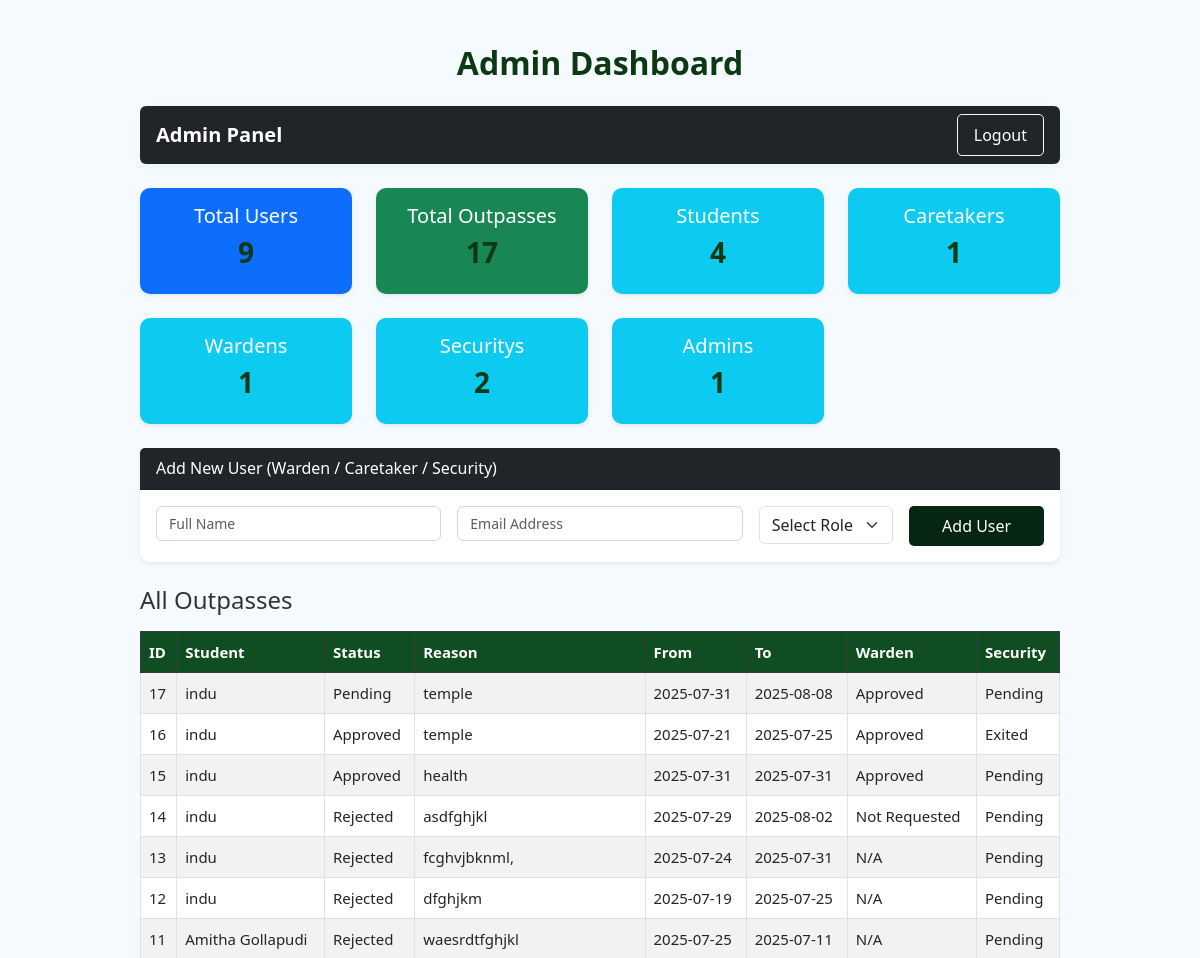
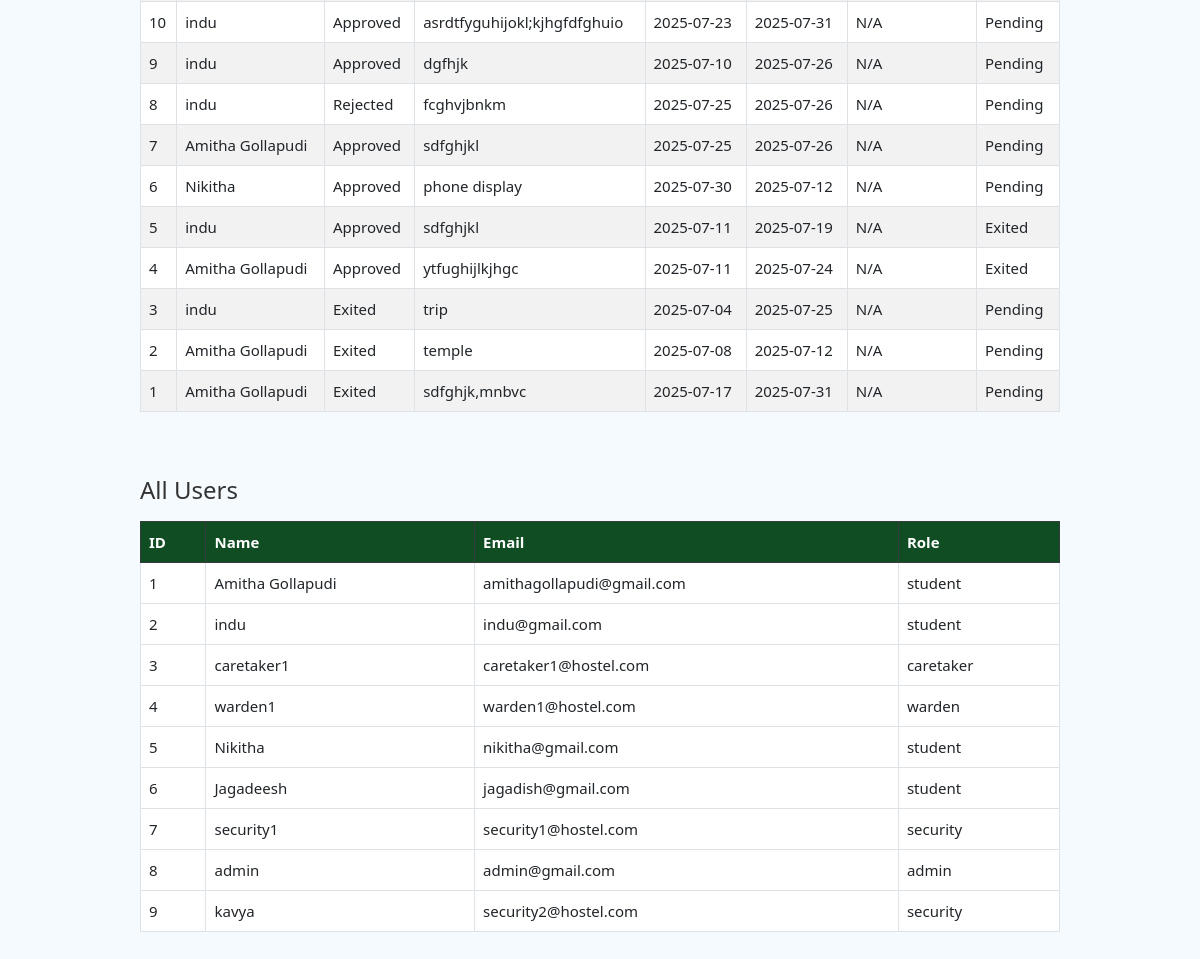
The app's page /admin/dashboard (signed in) with its own data (2 pictures, top to bottom).
### models.py (models this page shows, shortened)
class User(UserMixin, db.Model):
    id = db.Column(db.Integer, primary_key=True)
    name = db.Column(db.String(100))
    gender = db.Column(db.String(10))
    phone = db.Column(db.String(20))
    address = db.Column(db.String(200))
    email = db.Column(db.String(120), unique=True)
    password_hash = db.Column(db.String(128))
    role = db.Column(db.String(20), default='student')
    idno = db.Column(db.String(20))  # University/college ID number
    branch = db.Column(db.String(50))             # E.g., CSE, ECE
    batch = db.Column(db.String(20))
    p_email = db.Column(db.String(120))
    outpasses = db.relationship('Outpass', backref='student', lazy=True)

class Outpass(db.Model):
    id = db.Column(db.Integer, primary_key=True)
    student_id = db.Column(db.Integer, db.ForeignKey('user.id'), nullable=False)
    reason = db.Column(db.Text, nullable=False)
    from_date = db.Column(db.Date, nullable=False)
    to_date = db.Column(db.Date, nullable=False)
    submitted_at = db.Column(db.DateTime, default=datetime.utcnow)  # Auto submission time
    status = db.Column(db.String(20), default='Pending')  # Pending / Approved / Rejected
    warden_required = db.Column(db.Boolean, default=False)
    security_exit =db.Column(db.String(20), default='Pending')
    exited_at=db.Column(db.DateTime,default=datetime.utcnow)
    warden_approval = db.Column(db.String(20), default="Not Requested")
    warden_status = db.Column(db.String(20), default=None)

### app.py (the view)
@app.route("/admin/dashboard", methods=["GET"])
@login_required
def admin_dashboard():
    if current_user.role != "admin":
        flash("Unauthorized access", "danger")
        return redirect(url_for("login"))
    total_users = User.query.count()
    total_outpasses = Outpass.query.count()
    all_users = User.query.all()
    all_outpasses = Outpass.query.order_by(Outpass.submitted_at.desc()).all()
    role_counts = defaultdict(int)
    for user in all_users:
        role_counts[user.role] += 1
    today = datetime.now(ZoneInfo("Asia/Kolkata")).date()
    last_week = today - timedelta(days=6)
    date_counts = defaultdict(int)
    for outpass in Outpass.query.filter(Outpass.submitted_at >= last_week).all():
        date_str = outpass.submitted_at.date().isoformat()
        date_counts[date_str] += 1
    for i in range(7):
        day = (last_week + timedelta(days=i)).isoformat()
        if day not in date_counts:
            date_counts[day] = 0
    date_counts = dict(sorted(date_counts.items()))
    return render_template(
        "admin/dashboard.html",
        total_users=total_users,
        total_outpasses=total_outpasses,
        all_users=all_users,
        all_outpasses=all_outpasses,
        role_counts=role_counts,
        date_counts=date_counts
    )

### app.py (called while the page is built)
@login_manager.user_loader
def load_user(user_id):
    return User.query.get(int(user_id))

### templates/admin/dashboard.html (shortened to what this page needs)
{% extends "base.html" %}
{% block content %}
<div class="container my-4">
    <h2 class="text-center mb-4">Admin Dashboard</h2>
    <nav class="navbar navbar-expand-lg navbar-dark bg-dark rounded mb-4 px-3">
        <a class="navbar-brand fw-bold" href="#">Admin Panel</a>
        <div class="ms-auto">
            <a class="btn btn-outline-light" href="{{ url_for('logout') }}">Logout</a>
        </div>
    </nav>
    <div class="row g-4 mb-4">
        <div class="col-md-3">
            <div class="card text-white bg-primary shadow-sm">
                <div class="card-body text-center">
                    <h5>Total Users</h5>
                    <h3>{{ total_users }}</h3>
                </div>
            </div>
        </div>
        <div class="col-md-3">
            <div class="card text-white bg-success shadow-sm">
                <div class="card-body text-center">
                    <h5>Total Outpasses</h5>
                    <h3>{{ total_outpasses }}</h3>
                </div>
            </div>
        </div>
        {% for role, count in role_counts.items() %}
        <div class="col-md-3">
            <div class="card text-white bg-info shadow-sm">
                <div class="card-body text-center">
                    <h5>{{ role.capitalize() }}s</h5>
                    <h3>{{ count }}</h3>
                </div>
            </div>
        </div>
        {% endfor %}
    </div>
    <div class="card mb-4 shadow-sm">
        <div class="card-header bg-dark text-white">
            Add New User (Warden / Caretaker / Security)
        </div>
        <div class="card-body">
            <form method="POST" action="{{ url_for('admin_create_user') }}">
                <div class="row g-3">
                    <div class="col-md-4">
                        <input type="text" name="name" class="form-control" placeholder="Full Name" required>
                    </div>
                    <div class="col-md-4">
                        <input type="email" name="email" class="form-control" placeholder="Email Address" required>
                    </div>
                    <div class="col-md-2">
                        <select name="role" class="form-select" required>
                            <option value="">Select Role</option>
                        </select>
                    </div>
                    <div class="col-md-2">
                        <button type="submit" class="btn btn-primary w-100">Add User</button>
                    </div>
                </div>
            </form>
        </div>
    </div>
    <div class="table-responsive mb-5">
        <h4 class="mb-3">All Outpasses</h4>
        <table class="table table-bordered table-striped table-hover align-middle">
            <thead class="table-dark">
                <tr>
                    <th>ID</th>
                    <th>Student</th>
                    <th>Status</th>
                    <th>Reason</th>
                    <th>From</th>
                    <th>To</th>
                    <th>Warden</th>
                    <th>Security</th>
                </tr>
            </thead>
            <tbody>
                {% for outpass in all_outpasses %}
                <tr>
                    <td>{{ outpass.id }}</td>
                    <td>{{ outpass.student.name }}</td>
                    <td>{{ outpass.status }}</td>
                    <td>{{ outpass.reason }}</td>
                    <td>{{ outpass.from_date }}</td>
                    <td>{{ outpass.to_date }}</td>
                    <td>{{ outpass.warden_approval or 'N/A' }}</td>
                    <td>{{ outpass.security_exit or 'Pending' }}</td>
                </tr>
                {% endfor %}
            </tbody>
        </table>
    </div>
    <div class="table-responsive">
        <h4 class="mb-3">All Users</h4>
        <table class="table table-bordered table-hover align-middle">
            <thead class="table-dark">
                <tr>
                    <th>ID</th>
                    <th>Name</th>
                    <th>Email</th>
                    <th>Role</th>
                </tr>
            </thead>
            <tbody>
                {% for user in all_users %}
                <tr>
                    <td>{{ user.id }}</td>
                    <td>{{ user.name }}</td>
                    <td>{{ user.email }}</td>
                    <td>{{ user.role }}</td>
                </tr>
                {% endfor %}
            </tbody>
        </table>
    </div>
</div>
{% endblock %}

### templates/base.html (shortened to what this page needs)
<!DOCTYPE html>
<html lang="en">
<head>
  <link href="https://cdn.jsdelivr.net/npm/bootstrap@5.3.0/dist/css/bootstrap.min.css" rel="stylesheet">
  <link rel="stylesheet" href="{{ url_for('static', filename='css/student_dashboard.css') }}">
  <link rel="stylesheet" href="{{ url_for('static', filename='css/base.css') }}">
  <link rel="stylesheet" href="{{ url_for('static', filename='css/login.css') }}">
</head>
<body>
  {% block content %}{% endblock %}
</body>
</html>

### static/css/student_dashboard.css (style rules this page uses)
body { background-color: #f4f6f9; font-family: 'Segoe UI', Tahoma, Geneva, Verdana, sans-serif; margin:0; }
.navbar { background-color: #1e3d59; }
.navbar .navbar-brand, .navbar .btn { color: #ffffff; }
h2 { font-weight: 600; color: #1e3d59; }
h3 { font-weight: 500; color: #354a5c; }
.card { border: none; border-radius: 8px; box-shadow: 0 2px 6px rgba(0,0,0,0.08); }
.card-header { background-color: #1e3d59; color: #ffffff; font-weight: 500; }
.table thead { background-color: #1e3d59; color: #ffffff; }
.table td, .table th { vertical-align: middle; }
.btn-primary { background-color: #1e3d59; border-color: #1e3d59; }

### static/css/base.css (style rules this page uses)
body { background-color: #f5faff; font-family: 'Segoe UI', Tahoma, Geneva, Verdana, sans-serif; color: #333; line-height: 1.6; }
.container { max-width: 960px; margin: auto; padding: 20px; }
.navbar { box-shadow: 0 2px 8px rgba(82, 187, 70, 0.08); }
.navbar-brand { font-weight: bold; color: #ffffff; }
.btn { border-radius: 5px; padding: 8px 16px; font-weight: 500; }
.btn-primary { background-color: #062513; border: none; }
form .form-control { border-radius: 6px; border: 1px solid #cfd8dc; font-size: 14px; }
h1, h2, h3 { color: #0c3812; font-weight: bold; }
.table { font-size: 15px; }
.table th { background-color: #104d22; color: white; }
.table td, .table th { vertical-align: middle; }
.card { border-radius: 10px; box-shadow: 0 0 10px rgba(0, 64, 128, 0.08); }

### records on screen
User: capitalize "Student", count "4", id "1", name "Amitha Gollapudi", email "amithagollapudi@gmail.com", role "student"
User: capitalize "Caretaker", count "1", id "3", name "caretaker1", email "caretaker1@hostel.com", role "caretaker"
User: capitalize "Warden", count "1", id "4", name "warden1", email "warden1@hostel.com", role "warden"
User: capitalize "Security", count "2", id "7", name "security1", email "security1@hostel.com", role "security"
User: capitalize "Admin", count "1", id "8", name "admin", email "admin@gmail.com", role "admin"
Outpass: id "17", student.name "indu", status "Pending", reason "temple", from_date "2025-07-31", to_date "2025-08-08", warden_approval "Approved", security_exit "Pending"
Outpass: id "16", student.name "indu", status "Approved", reason "temple", from_date "2025-07-21", to_date "2025-07-25", warden_approval "Approved", security_exit "Exited"
Outpass: id "15", student.name "indu", status "Approved", reason "health", from_date "2025-07-31", to_date "2025-07-31", warden_approval "Approved", security_exit "Pending"
Outpass: id "14", student.name "indu", status "Rejected", reason "asdfghjkl", from_date "2025-07-29", to_date "2025-08-02", warden_approval "Not Requested", security_exit "Pending"
Outpass: id "13", student.name "indu", status "Rejected", reason "fcghvjbknml,", from_date "2025-07-24", to_date "2025-07-31", warden_approval "N/A", security_exit "Pending"
Outpass: id "12", student.name "indu", status "Rejected", reason "dfghjkm", from_date "2025-07-19", to_date "2025-07-25", warden_approval "N/A", security_exit "Pending"
Outpass: id "11", student.name "Amitha Gollapudi", status "Rejected", reason "waesrdtfghjkl", from_date "2025-07-25", to_date "2025-07-11", warden_approval "N/A", security_exit "Pending"
Outpass: id "10", student.name "indu", status "Approved", reason "asrdtfyguhijokl;kjhgfdfghuio", from_date "2025-07-23", to_date "2025-07-31", warden_approval "N/A", security_exit "Pending"
Outpass: id "9", student.name "indu", status "Approved", reason "dgfhjk", from_date "2025-07-10", to_date "2025-07-26", warden_approval "N/A", security_exit "Pending"
Outpass: id "8", student.name "indu", status "Rejected", reason "fcghvjbnkm", from_date "2025-07-25", to_date "2025-07-26", warden_approval "N/A", security_exit "Pending"
Outpass: id "7", student.name "Amitha Gollapudi", status "Approved", reason "sdfghjkl", from_date "2025-07-25", to_date "2025-07-26", warden_approval "N/A", security_exit "Pending"
Outpass: id "6", student.name "Nikitha", status "Approved", reason "phone display", from_date "2025-07-30", to_date "2025-07-12", warden_approval "N/A", security_exit "Pending"
Outpass: id "5", student.name "indu", status "Approved", reason "sdfghjkl", from_date "2025-07-11", to_date "2025-07-19", warden_approval "N/A", security_exit "Exited"
Outpass: id "4", student.name "Amitha Gollapudi", status "Approved", reason "ytfughijlkjhgc", from_date "2025-07-11", to_date "2025-07-24", warden_approval "N/A", security_exit "Exited"
Outpass: id "3", student.name "indu", status "Exited", reason "trip", from_date "2025-07-04", to_date "2025-07-25", warden_approval "N/A", security_exit "Pending"
Outpass: id "2", student.name "Amitha Gollapudi", status "Exited", reason "temple", from_date "2025-07-08", to_date "2025-07-12", warden_approval "N/A", security_exit "Pending"
Outpass: id "1", student.name "Amitha Gollapudi", status "Exited", reason "sdfghjk,mnbvc", from_date "2025-07-17", to_date "2025-07-31", warden_approval "N/A", security_exit "Pending"
User: id "2", name "indu", email "indu@gmail.com", role "student"
User: id "5", name "Nikitha", email "nikitha@gmail.com", role "student"
User: id "6", name "Jagadeesh", email "jagadish@gmail.com", role "student"
User: id "9", name "kavya", email "security2@hostel.com", role "security"

### other values on screen
{{ total_users }} "9"
{{ total_outpasses }} "17"
